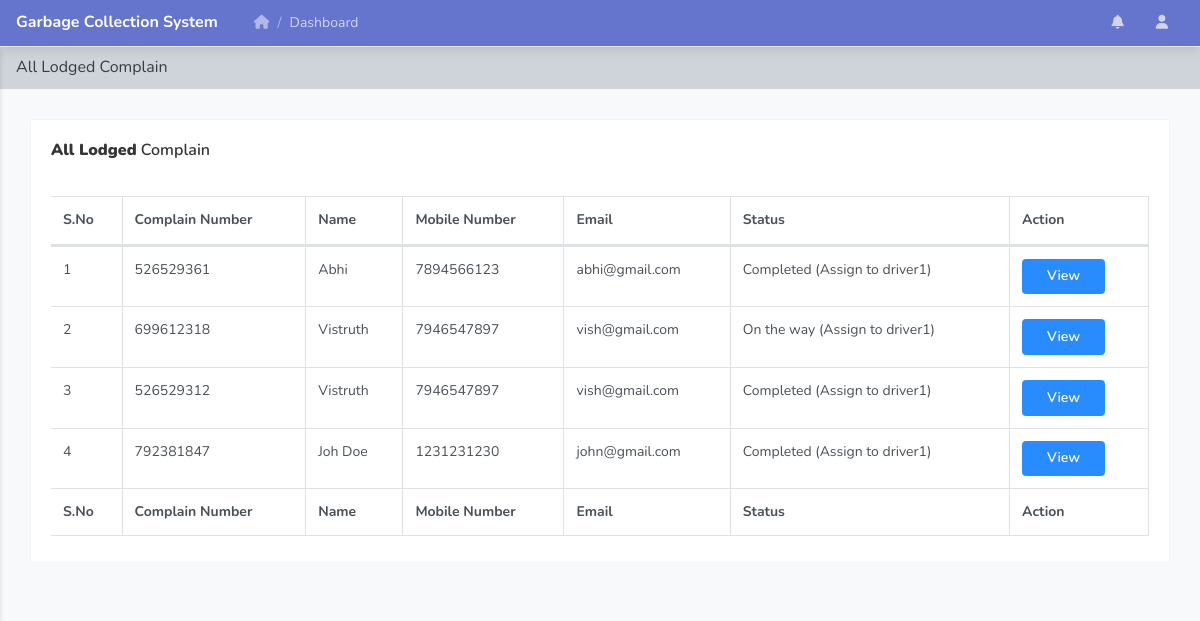
Page /all-complain.php (signed in) on the committed database.
### tables this page shows
CREATE TABLE `tbllodgedcomplain` (
  `ID` int(10) NOT NULL,
  `UserID` int(10) DEFAULT NULL,
  `ComplainNumber` int(10) DEFAULT NULL,
  `Area` varchar(250) DEFAULT NULL,
  `Locality` varchar(250) DEFAULT NULL,
  `Landmark` varchar(250) DEFAULT NULL,
  `Address` mediumtext DEFAULT NULL,
  `Photo` varchar(250) DEFAULT NULL,
  `Note` mediumtext DEFAULT NULL,
  `ComplainDate` timestamp NULL DEFAULT current_timestamp(),
  `Remark` varchar(250) DEFAULT NULL,
  `Status` varchar(100) DEFAULT NULL,
  `AssignTo` varchar(100) DEFAULT NULL,
  `AssignDate` date DEFAULT NULL,
  `UpdationDate` timestamp NULL DEFAULT NULL ON UPDATE current_timestamp()
);

CREATE TABLE `tbluser` (
  `ID` int(10) NOT NULL,
  `FullName` varchar(250) DEFAULT NULL,
  `UserName` varchar(250) DEFAULT NULL,
  `MobileNumber` bigint(20) DEFAULT NULL,
  `Email` varchar(250) DEFAULT NULL,
  `Password` varchar(250) DEFAULT NULL,
  `RegDate` timestamp NULL DEFAULT current_timestamp()
);

### all-complain.php (the view, shortened to what this page needs)
<?php
include('includes/dbconnection.php');
if (strlen($_SESSION['vamsaid']==0)) {
  header('location:logout.php');
  } else{
  ?>
<!doctype html>
<html lang="en">
<head>
    <link rel="stylesheet" href="../assets/vendor/themify-icons/themify-icons.css">
    <link rel="stylesheet" href="../assets/vendor/fontawesome/css/font-awesome.min.css">
    <link rel="stylesheet" href="../assets/vendor/jquery-datatable/dataTables.bootstrap4.min.css">
    <link  rel="stylesheet" href="../assets/css/main.css">
</head>
<body class="theme-indigo">
<?php include_once('includes/header.php');?>
    <div class="main_content" id="main-content">
        <div class="page">
            <nav class="navbar navbar-expand-lg navbar-light bg-light">
                <a class="navbar-brand" href="javascript:void(0);">All Lodged Complain</a>
            </nav>
            <div class="container-fluid">
                <div class="row clearfix">
                    <div class="col-lg-12">
                        <div class="card">
                            <div class="header">
                                <h2><strong>All Lodged</strong> Complain </h2>
                            </div>
                            <div class="body">
                                <div class="table-responsive">
                                    <table class="table table-bordered table-striped table-hover js-basic-example dataTable">
                                        <thead>
                                            <tr>
                                               <th>S.No</th>
                                        <th>Complain Number</th>
                                        <th>Name</th>
                                        <th>Mobile Number</th>
                                        <th>Email</th>
                                    <th>Status</th>
                                        <th>Action</th>
                                            </tr>
                                        </thead>
                                        <tfoot>
                                            <tr>
                                              <th>S.No</th>
                                        <th>Complain Number</th>
                                        <th>Name</th>
                                        <th>Mobile Number</th>
                                        <th>Email</th>
                                    <th>Status</th>
                                        <th>Action</th>
                                            </tr>
                                        </tfoot>
                                        <tbody>
                                            <tr>
                                               <?php
$sql="SELECT tbllodgedcomplain.ComplainNumber,tbllodgedcomplain.AssignTo,tbllodgedcomplain.ID as compid,tbllodgedcomplain.Status,tbluser.ID as uid,tbluser.FullName,tbluser.MobileNumber,tbluser.Email from tbllodgedcomplain join tbluser on tbluser.ID=tbllodgedcomplain.UserID";
$query = $dbh -> prepare($sql);
$query->execute();
$results=$query->fetchAll(PDO::FETCH_OBJ);
$cnt=1;
if($query->rowCount() > 0)
{
foreach($results as $row)
{               ?>
                                              <td><?php echo htmlentities($cnt);?></td>
                                        <td><?php  echo htmlentities($row->ComplainNumber);?></td>
                                        <td><?php  echo htmlentities($row->FullName);?></td>
                                        <td><?php  echo htmlentities($row->MobileNumber);?></td>
                                        <td><?php  echo htmlentities($row->Email);?></td>
                                             <?php if($row->Status==""){ ?>
                     <td><?php echo "Not Updated Yet"; ?></td>
<?php } else { ?>                  <td><?php  echo htmlentities($row->Status);?> (Assign to <?php  echo htmlentities($row->AssignTo);?>)
                  </td>
                  <?php } ?>
                                        <td><a href="view-complain-detail.php?editid=<?php echo htmlentities ($row->compid);?>&&comid=<?php echo htmlentities ($row->ComplainNumber);?>" class="btn btn-primary">View</a></td>
                                            </tr>
                                         <?php $cnt=$cnt+1;}} ?>
                                        </tbody>
                                    </table>
                                </div>
                            </div>
                        </div>
                    </div>
                </div>
            </div>
        </div>
    </div>
</body>
</html><?php }  ?>

### header.php (shortened to what this page needs)
<nav class="navbar custom-navbar navbar-expand-lg py-2">
    <div class="container-fluid px-0">
        <a href="dashboard.php" class="navbar-brand"><strong> Garbage Collection System</strong></a>
        <div id="navbar_main">
            <ul class="navbar-nav mr-auto hidden-xs">
                <li class="nav-item page-header">
                <ul class="breadcrumb" style="padding-left: 20px;">
                    <li class="breadcrumb-item"><a href="dashbaord.php"><i class="fa fa-home"></i></a></li>
                    <li class="breadcrumb-item active">Dashboard</li>
                </ul>
                </li>
            </ul>
            <ul class="navbar-nav ml-auto">
                <li class="nav-item dropdown">
                    <a class="nav-link nav-link-icon" href="javascript:void(0);" id="navbar_1_dropdown_2" role="button" data-toggle="dropdown" aria-haspopup="true" aria-expanded="false"><i class="fa fa-bell"></i></a>
                </li>
                <li class="nav-item dropdown">
                    <a class="nav-link nav-link-icon" href="javascript:void(0);" id="navbar_1_dropdown_3" role="button" data-toggle="dropdown" aria-haspopup="true" aria-expanded="false"><i class="fa fa-user"></i></a>
                </li>
            </ul>
        </div>
    </div>
</nav>

### rows in the picture
tbllodgedcomplain: ComplainNumber "526529361", UserID.FullName "Abhi", UserID.MobileNumber "7894566123", UserID.Email "abhi@gmail.com", Status "Completed", AssignTo "driver1"
tbllodgedcomplain: ComplainNumber "699612318", UserID.FullName "Vistruth", UserID.MobileNumber "7946547897", UserID.Email "vish@gmail.com", Status "On the way", AssignTo "driver1"
tbllodgedcomplain: ComplainNumber "526529312", UserID.FullName "Vistruth", UserID.MobileNumber "7946547897", UserID.Email "vish@gmail.com", Status "Completed", AssignTo "driver1"
tbllodgedcomplain: ComplainNumber "792381847", UserID.FullName "Joh Doe", UserID.MobileNumber "1231231230", UserID.Email "john@gmail.com", Status "Completed", AssignTo "driver1"
